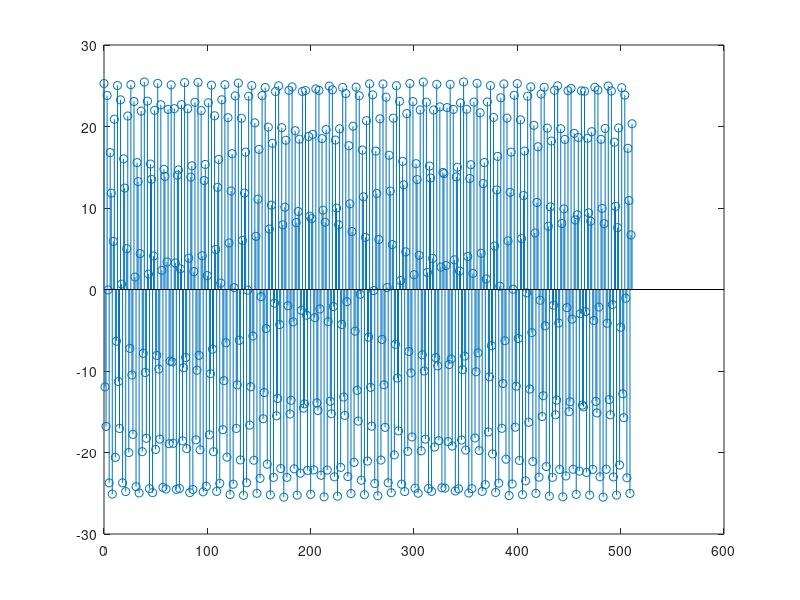
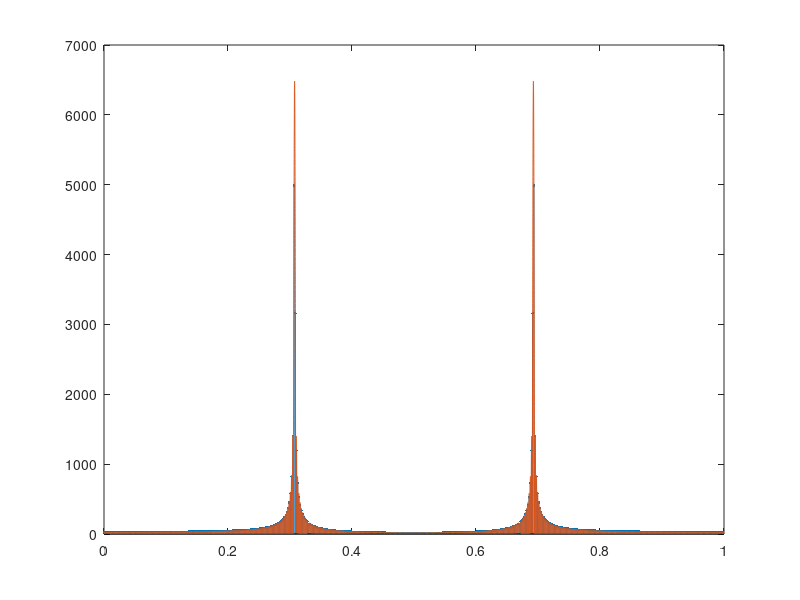

These charts were generated, in order, by the following MATLAB code: (Note: this script raises an error after producing the figures.)
A0 = 25.3;
f0 = .3074;
theta0 = .1234;

A1 = 0.2;
f1 = 0.33;
theta1 = .5678;

N1 = 512; %% samples
n = 0:N1-1;
x = A0*cos(2*pi*f0*n+theta0) + A1*cos(2*pi*f1*n+theta1);

figure(1);clf;
stem(n,x);

X = fft(x);
f = (0:N1-1)/N1;
figure(2); clf;

stem(f,abs(X),'.');

N2 = 64*1024;
X2 = fft(x, N2);
f2 = (0:N2-1)/N2;
hold on;
plot(f2,abs(X2));

figure(3); clf;
w = kaiser(512, 8)';
H = height(w);
X3 = fft(x.*w,N2);
plot(f2, 20*log10(abs(X3)));

%%use rectangle window, height is 512(A/2)

[x,b] = max(abs(X2));
estimated_theta = f2(b);
